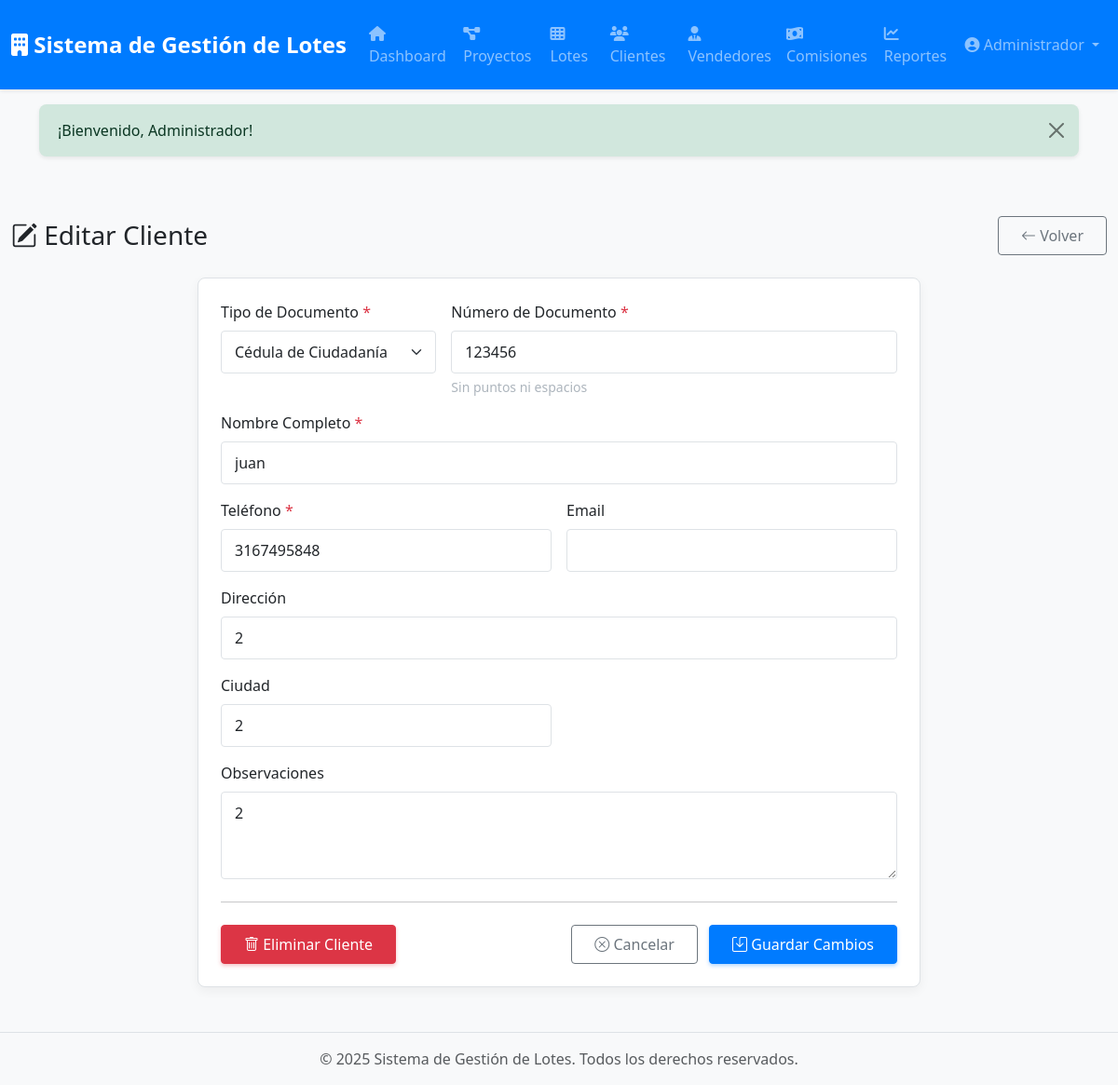
Screenshot of /clientes/edit/1 (signed in) with the database file from the repository.
### tables this page shows
CREATE TABLE `clientes` (
  `id` int(10) UNSIGNED NOT NULL,
  `tipo_documento` enum('CC','NIT','CE','pasaporte') DEFAULT 'CC',
  `numero_documento` varchar(50) NOT NULL COMMENT 'Documento de identidad',
  `nombre` varchar(200) NOT NULL,
  `telefono` varchar(20) DEFAULT NULL,
  `email` varchar(150) DEFAULT NULL,
  `direccion` varchar(255) DEFAULT NULL,
  `ciudad` varchar(100) DEFAULT NULL,
  `observaciones` text DEFAULT NULL,
  `created_at` timestamp NULL DEFAULT current_timestamp(),
  `updated_at` timestamp NULL DEFAULT current_timestamp() ON UPDATE current_timestamp()
);

### app/Views/clientes/edit.php (the view, shortened to what the rows shown need)
<div class="container-fluid py-4">
    <div class="d-flex justify-content-between align-items-center mb-4">
        <h1 class="h3 mb-0">
            <i class="bi bi-pencil-square"></i> Editar Cliente
        </h1>
        <a href="/clientes/show/<?= $cliente['id'] ?>" class="btn btn-outline-secondary">
            <i class="bi bi-arrow-left"></i> Volver
        </a>
    </div>
    <div class="row justify-content-center">
        <div class="col-lg-8">
            <div class="card">
                <div class="card-body">
                    <form method="POST" action="/clientes/update/<?= $cliente['id'] ?>" id="formCliente">
                        <div class="row g-3">
                            <div class="col-md-4">
                                <label for="tipo_documento" class="form-label">
                                    Tipo de Documento <span class="text-danger">*</span>
                                </label>
                                <select name="tipo_documento" id="tipo_documento" class="form-select" required>
                                    <option value="CC" <?= ($cliente['tipo_documento'] ?? old('tipo_documento')) == 'CC' ? 'selected' : '' ?>>Cédula de Ciudadanía</option>
                                </select>
                            </div>
                            <div class="col-md-8">
                                <label for="numero_documento" class="form-label">
                                    Número de Documento <span class="text-danger">*</span>
                                </label>
                                <input type="text"
                                       name="numero_documento"
                                       id="numero_documento"
                                       class="form-control <?= hasError('numero_documento') ? 'is-invalid' : '' ?>"
                                       value="<?= $cliente['numero_documento'] ?? old('numero_documento') ?>"
                                       required
                                       maxlength="20">
                                <div class="form-text">Sin puntos ni espacios</div>
                            </div>
                            <div class="col-12">
                                <label for="nombre" class="form-label">
                                    Nombre Completo <span class="text-danger">*</span>
                                </label>
                                <input type="text"
                                       name="nombre"
                                       id="nombre"
                                       class="form-control <?= hasError('nombre') ? 'is-invalid' : '' ?>"
                                       value="<?= $cliente['nombre'] ?? old('nombre') ?>"
                                       required
                                       maxlength="200">
                            </div>
                            <div class="col-md-6">
                                <label for="telefono" class="form-label">
                                    Teléfono <span class="text-danger">*</span>
                                </label>
                                <input type="text"
                                       name="telefono"
                                       id="telefono"
                                       class="form-control <?= hasError('telefono') ? 'is-invalid' : '' ?>"
                                       value="<?= $cliente['telefono'] ?? old('telefono') ?>"
                                       required
                                       maxlength="20">
                            </div>
                            <div class="col-md-6">
                                <label for="email" class="form-label">
                                    Email
                                </label>
                                <input type="email"
                                       name="email"
                                       id="email"
                                       class="form-control <?= hasError('email') ? 'is-invalid' : '' ?>"
                                       value="<?= $cliente['email'] ?? old('email') ?>"
                                       maxlength="100">
                            </div>
                            <div class="col-12">
                                <label for="direccion" class="form-label">
                                    Dirección
                                </label>
                                <input type="text"
                                       name="direccion"
                                       id="direccion"
                                       class="form-control <?= hasError('direccion') ? 'is-invalid' : '' ?>"
                                       value="<?= $cliente['direccion'] ?? old('direccion') ?>"
                                       maxlength="255">
                            </div>
                            <div class="col-md-6">
                                <label for="ciudad" class="form-label">
                                    Ciudad
                                </label>
                                <input type="text"
                                       name="ciudad"
                                       id="ciudad"
                                       class="form-control <?= hasError('ciudad') ? 'is-invalid' : '' ?>"
                                       value="<?= $cliente['ciudad'] ?? old('ciudad') ?>"
                                       maxlength="100">
                            </div>
                            <div class="col-12">
                                <label for="observaciones" class="form-label">
                                    Observaciones
                                </label>
                                <textarea name="observaciones"
                                          id="observaciones"
                                          class="form-control <?= hasError('observaciones') ? 'is-invalid' : '' ?>"
                                          rows="3"><?= $cliente['observaciones'] ?? old('observaciones') ?></textarea>
                            </div>
                        </div>
                        <hr class="my-4">
                        <div class="d-flex justify-content-between">
                            <div>
                                <?php if (can('eliminar_clientes') && $cliente['total_propiedades'] == 0): ?>
                                <button type="button" class="btn btn-danger" data-bs-toggle="modal" data-bs-target="#modalEliminar">
                                    <i class="bi bi-trash"></i> Eliminar Cliente
                                </button>
                                <?php endif; ?>
                            </div>
                            <div>
                                <a href="/clientes/show/<?= $cliente['id'] ?>" class="btn btn-outline-secondary me-2">
                                    <i class="bi bi-x-circle"></i> Cancelar
                                </a>
                                <button type="submit" class="btn btn-primary">
                                    <i class="bi bi-save"></i> Guardar Cambios
                                </button>
                            </div>
                        </div>
                    </form>
                </div>
            </div>
        </div>
    </div>
</div>

### core/Router.php (shortened to what the rows shown need)
<?php
class Router
{
    private $routes = [];
    public function __construct($baseUrl = '')
    {
        $this->baseUrl = rtrim($baseUrl, '/');
    }
    private function addRoute($method, $uri, $handler)
    {
        $uri = '/' . trim($uri, '/');
        $this->routes[] = [
            'method' => $method,
            'uri' => $uri,
            'handler' => $handler,
            'pattern' => $this->convertUriToPattern($uri)
        ];
    }
    private function convertUriToPattern($uri)
    {
        $pattern = preg_replace('/\{([a-z_]+)\}/', '([^/]+)', $uri);
        return '#^' . $pattern . '$#';
    }
    public function dispatch()
    {
        $requestMethod = $_SERVER['REQUEST_METHOD'];
        $requestUri = $this->getRequestUri();
        foreach ($this->routes as $route) {
            if ($route['method'] !== $requestMethod) {
                continue;
            }
            if (preg_match($route['pattern'], $requestUri, $matches)) {
                array_shift($matches);
                return $this->callHandler($route['handler'], $matches);
            }
        }
    }
    private function getRequestUri()
    {
        $uri = parse_url($_SERVER['REQUEST_URI'], PHP_URL_PATH);
        return '/' . trim($uri, '/');
    }
    private function callHandler($handler, $params = [])
    {
        if (is_string($handler) && strpos($handler, '@') !== false) {
            list($controller, $method) = explode('@', $handler);
            $controllerInstance = new $controllerClass();
            return call_user_func_array([$controllerInstance, $method], $params);
        }
        throw new Exception("Invalid route handler");
    }
}

### rows the page displays
clientes: tipo_documento "Cédula de Ciudadanía", numero_documento "123456", nombre "juan", telefono "3167495848", direccion "2", ciudad "2", observaciones "2"
